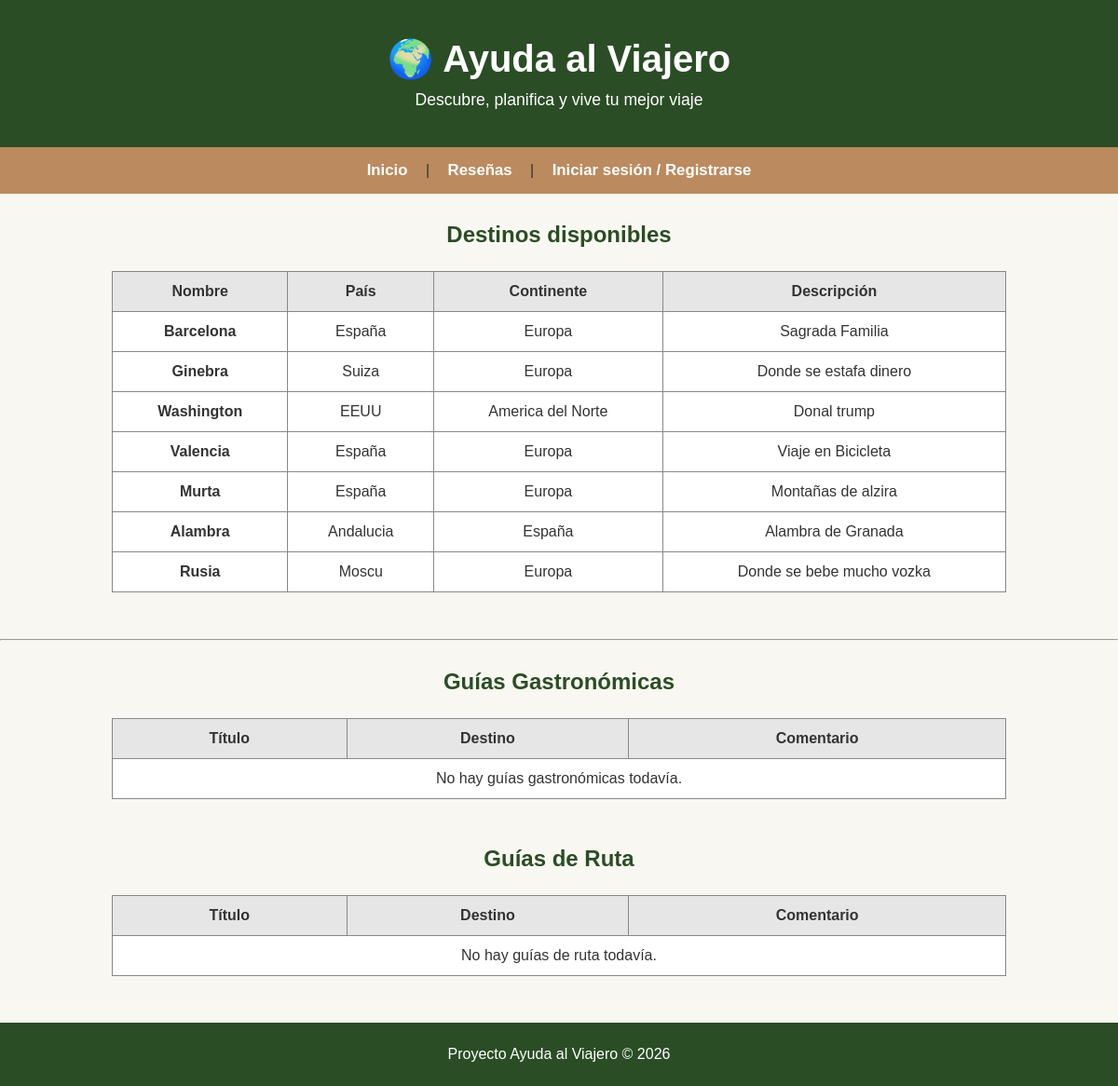
The page /Proyecto/index.php on the database its author committed.
### tables this page shows
CREATE TABLE `DESTINOS` (
  `Id_Destinos` int NOT NULL,
  `nombre` varchar(150) NOT NULL,
  `país` varchar(100) NOT NULL,
  `continente` varchar(100) NOT NULL,
  `descripción` text
);

### Proyecto/controllers/Controller.php (called while the page is built, shortened)
<?php
class Controller
{
    protected $gestor;
    public function __construct($gestor)
    {
        $this->gestor = $gestor;
    }
    public function index()
    {
        $arrayDestinos = $this->gestor->listarDestinos();
        $guiasGastro = $this->gestor->listarGuiasGastronomicas();
        $guiasRutas = $this->gestor->listarGuiasRutas();
        include "views/inicio.php";
    }
}

### Proyecto/models/Connection.php (called while the page is built, shortened)
<?php
class Connection{
    protected $conn;
    private $archivoConf ="conf.json";
    private function enlazarConexion(){
        $confiData = file_get_contents($this->archivoConf);
        $array=json_decode($confiData, true);
        $dsn ="mysql:host=".$array['host']. ";dbname=".$array['db'];
        $this->conn = new PDO($dsn, $array["userName"], $array["password"]);
    }
    public function getConn()
    {
        return $this->conn;
    }
}

### Proyecto/models/GestorPDO.php (called while the page is built, shortened)
<?php
class GestorPDO extends Connection
{
    public function listarDestinos()
    {
        $sql  = "SELECT * FROM DESTINOS";
        $rtdo = $this->getConn()->query($sql);
        $arrayDestinos = [];
        while ($fila = $rtdo->fetch(PDO::FETCH_ASSOC)) {
            $arrayDestinos[] = new Destino(
                $fila['Id_Destinos'],
                $fila['nombre'],
                $fila['país'],
                $fila['continente'],
                $fila['descripción'],
            );
        }
        return $arrayDestinos;
    }
}

### Proyecto/autoload.php (called while the page is built, shortened)
<?php
spl_autoload_register(function ($class) {
    $paths = ['models/', 'controllers/'];
    foreach ($paths as $path) {
        $file = __DIR__ . '/' . $path . $class .  '.php';
    }
});

### Proyecto/models/Destino.php (called while the page is built, shortened)
<?php
class Destino{
    protected $nombre;
    protected $pais;
    protected $continente;
    protected $descripcion;
    public function __construct($id_destino,$nombre,$pais,$continente,$descripcion){
        $this->nombre=$nombre;
        $this->pais=$pais;
        $this->continente=$continente;
        $this->descripcion=$descripcion;
    }
    public function getNombre()
    {
        return $this->nombre;
    }
    public function getPais()
    {
        return $this->pais;
    }
    public function getContinente()
    {
        return $this->continente;
    }
    public function getDescripcion()
    {
        return $this->descripcion;
    }
}

### Proyecto/views/inicio.php (the view, shortened to what this page needs)
<?php include __DIR__ . "/../_header.php"; ?>
<section>
    <h2>Destinos disponibles</h2>
    <table border="1">
        <thead>
            <tr>
                <th>Nombre</th>
                <th>País</th>
                <th>Continente</th>
                <th>Descripción</th>
            </tr>
        </thead>
        <tbody>
            <?php if (empty($arrayDestinos)): ?>
                <tr><td colspan="5">No hay destinos registrados.</td></tr>
            <?php else: ?>
                <?php foreach ($arrayDestinos as $destino): ?>
                    <tr>
                        <td><strong><?= $destino->getNombre() ?></strong></td>
                        <td><?= $destino->getPais() ?></td>
                        <td><?= $destino->getContinente() ?></td>
                        <td><?= $destino->getDescripcion() ?></td>
                    </tr>
                <?php endforeach; ?>
            <?php endif; ?>
        </tbody>
    </table>
</section>
<hr>
<section>
    <h2>Guías Gastronómicas</h2>
    <table border="1">
        <thead>
            <tr>
                <th>Título</th>
                <th>Destino</th>
                <th>Comentario</th>
            </tr>
        </thead>
        <tbody>
            <?php if (empty($guiasGastro)): ?>
                <tr><td colspan="4">No hay guías gastronómicas todavía.</td></tr>
            <?php endif; ?>
        </tbody>
    </table>
    <h2>Guías de Ruta</h2>
    <table border="1">
        <thead>
            <tr>
                <th>Título</th>
                <th>Destino</th>
                <th>Comentario</th>
            </tr>
        </thead>
        <tbody>
            <?php if (empty($guiasRutas)): ?>
                <tr><td colspan="4">No hay guías de ruta todavía.</td></tr>
            <?php endif; ?>
        </tbody>
    </table>
</section>
<?php include __DIR__ . "/../_footer.php"; ?>

### Proyecto/index.php (shortened to what this page needs)
<?php
require_once "autoload.php";
$gestor           = new GestorPDO();
$controller       = new Controller($gestor);
$accion = $_GET['accion'] ?? 'index';
switch ($accion) {
    default:
        $controller->index();
        break;
}

### Proyecto/_header.php (shortened to what this page needs)
<!DOCTYPE html>
<html lang="es">
<head>
    <link rel="stylesheet" href="css/estilos.css">
    <link rel="stylesheet" href="https://cdn.jsdelivr.net/npm/swiper/swiper-bundle.min.css" />
</head>
<body>
    <header>
        <h1>🌍 Ayuda al Viajero</h1>
        <p>Descubre, planifica y vive tu mejor viaje</p>
    </header>
    <nav>
        <a href="index.php">Inicio</a> |
        <a href="index.php?accion=reseñas">Reseñas</a> |
        <?php if (isset($_SESSION['usuario_id'])): ?>
            <a href="index.php?accion=crearGuia">Añadir Guía</a> |
            <?php if ($_SESSION['rol'] === 'admin'): ?>
                <a href="index.php?accion=nuevoDestino">Añadir Destino</a> |
            <?php endif; ?>
            <a><?= $_SESSION['usuario_nombre'] ?? 'cliente' ?> (<?= $_SESSION['rol'] ?? 'usuario' ?>)</a>/
            <a href="index.php?accion=logout">Cerrar sesión</a>
        <?php else: ?>
            <a href="index.php?accion=login">Iniciar sesión / Registrarse</a>
        <?php endif; ?>
    </nav>

### Proyecto/_footer.php (shortened to what this page needs)
<footer>
    <p>Proyecto Ayuda al Viajero © 2026</p>
</footer>
</body>
</html>

### Proyecto/css/estilos.css (style rules this page uses)
* { margin: 0; padding: 0; box-sizing: border-box; font-family: Arial, Helvetica, sans-serif; }
body { background-color: #F9F7F2; color: #333333; }
header { background-color: #2a4d25; color: #ffffff; text-align: center; padding: 40px 20px; }
header h1 { font-size: 2.5rem; margin-bottom: 10px; }
header p { font-size: 1.1rem; }
nav { background-color: #BC8A5F; padding: 15px 0; text-align: center; }
nav a { color: #ffffff; text-decoration: none; font-weight: bold; margin: 0 15px; font-size: 1.05rem; }
h2 { text-align: center; margin-top: 30px; margin-bottom: 15px; color: #333333; }
table { margin: 0 auto; border-collapse: collapse; width: 80%; max-width: 100%; background-color: #ffffff; margin-bottom: 50px; }
th, td { border: 1px solid #888; padding: 12px 15px; text-align: center; }
th { background-color: #e6e6e6; font-weight: bold; text-align: center; }
footer { background-color: #2a4d25; color: #ffffff; text-align: center; padding: 25px 0; margin-top: auto; }
h1.form-title, h2 { color: #2a4d25; text-align: center; margin-bottom: 25px; }

### rows shown on the page
destinos: nombre "Barcelona", país "España", continente "Europa", descripción "Sagrada Familia"
destinos: nombre "Ginebra", país "Suiza", continente "Europa", descripción "Donde se estafa dinero"
destinos: nombre "Washington", país "EEUU", continente "America del Norte", descripción "Donal trump"
destinos: nombre "Valencia", país "España", continente "Europa", descripción "Viaje en Bicicleta"
destinos: nombre "Murta", país "España", continente "Europa", descripción "Montañas de alzira"
destinos: nombre "Alambra", país "Andalucia", continente "España", descripción "Alambra de Granada"
destinos: nombre "Rusia", país "Moscu", continente "Europa", descripción "Donde se bebe mucho vozka"
